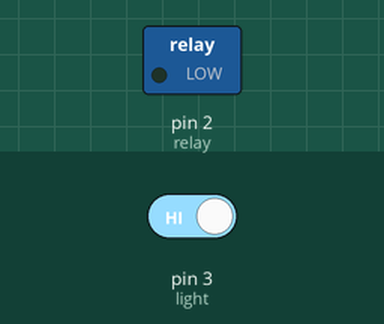
Bench run of a sketch on a simulated Arduino Uno, built with avr-gcc and run on an emulated ATmega328P. On the bench: switched loads named in the sketch (green lamp = pin HIGH). The test bench sets the inputs (shaded band); at power-on: pin 3 (light) HIGH.

Above: at 2.8 s.
2.9 s: pin 3 (light) driven LOW
At 3.4 s:
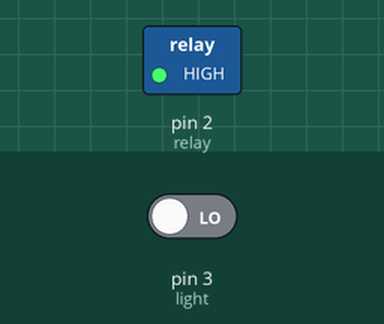
4.5 s: pin 3 (light) driven HIGH
At 6.1 s:
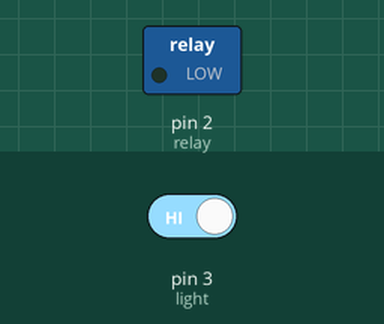
Timing chart, 0 to 7.6 s (numbered marks = the images above; inputs shaded):
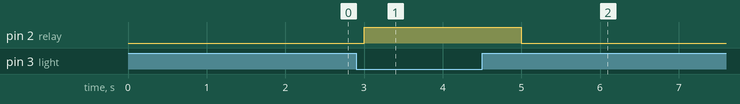

The sketch:

relay-bulb-lightsensor.ino
```cpp
// Light --> Arduino --> Relay

int relay=2;
int light=3;

void setup() {
  pinMode(relay,OUTPUT);
  pinMode(light,INPUT);
}

void loop() {
  int m=digitalRead(light);
  if(m==0) {
    digitalWrite(relay,1); // relay - off (IN - 1 (5V) - 0)
    delay(1000);
  }
  else {
    digitalWrite(relay,0); // relay - on (IN - 0 (0V) - 5V)
    delay(1000);
  }

}
```

Measured:
- after the input at 2.9 s, pin 2 (relay): LOW → HIGH after 0.10 s
- after the input at 4.5 s, pin 2 (relay): HIGH → LOW after 0.50 s
